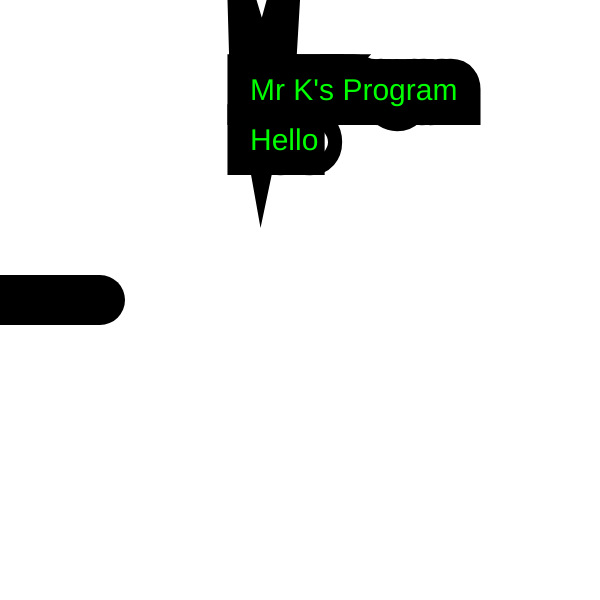
Frame 1 (no input)
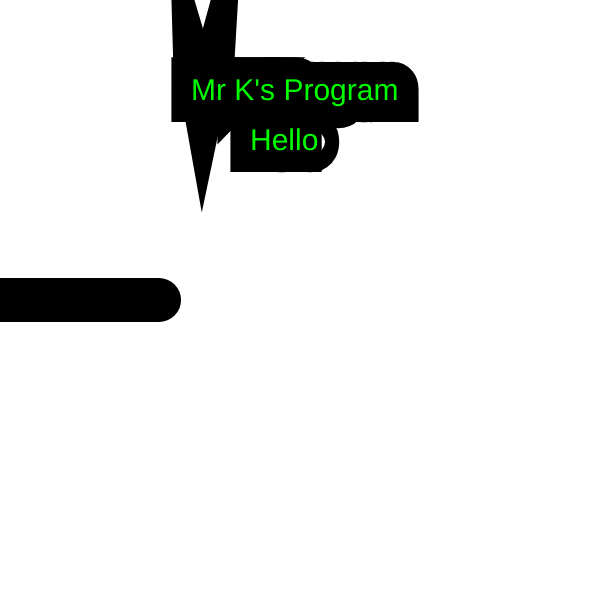
Frame 60 (no input)
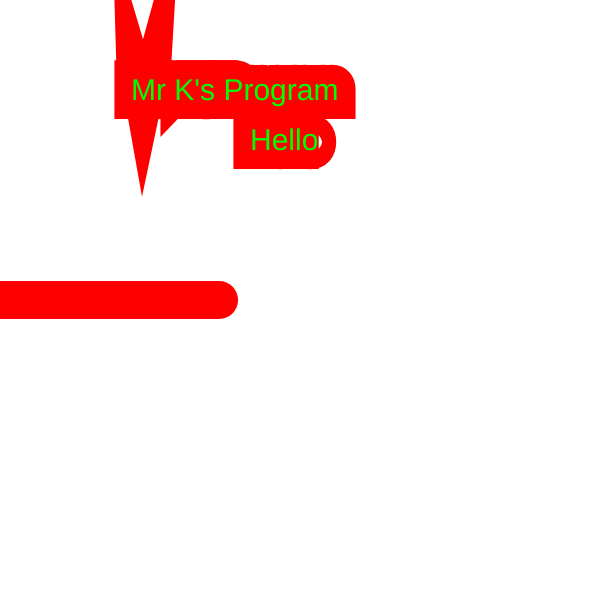
Frame 120 (the mouse pressed at the canvas centre since frame 60)

The p5.js sketch that drew these frames (run headless with seeded random() and noise() and a simulated clock; from frame 60 on, the mouse is pressed at the canvas centre):

// p5.js sketch
// ── sketch.js
/*
   Description: Custom Variables
   Author: Mr. Kowalczewski
   Date of last edit: September 19, 2025
*/

// global variables (outside of { })
let lineX = 100;
let lineWeight = 50;
let title = "Mr K's Program";
let titleX = 250;


function setup() {
  createCanvas(600, 600);
}


function draw() {
  background(255);
  // drawing a simple line
  strokeWeight(lineWeight);
  line(0, 300, lineX, 300);

  if(lineX > 200 && lineX < 300){
    stroke(255, 0, 0);
  }
  else if(lineX > 300 && lineX < 500){
    stroke(0, 255, 0);
  }
  else{
    stroke(0);
  }

  // if(keyIsPressed){
  //   circle(100, 100, 200, 200);
  // }

  if(key == 'a'){
    circle(100, 100, 200, 200);
  }


  // modifying the variables - draw() loops around!
  lineX = lineX + 1;
  lineWeight -= 0.1;

  fill(0, 255, 0);
  textSize(30);
  text(title, titleX, 100); // draws the string data (either a variable/constant or direct value) at coordinates (x, y)
  titleX -= 1;


  text("Hello", 250, 150);
  //text("lineX= " + lineX  , 250, 200);
  console.log("lineX = " + lineX);

}
